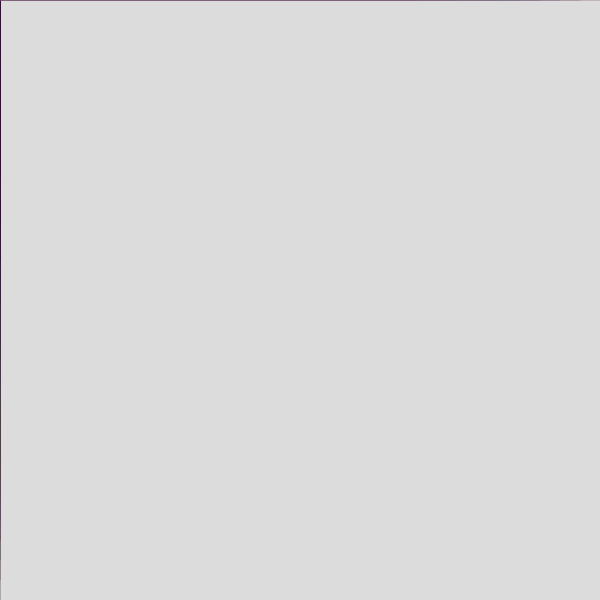
Frame 1 (no input)
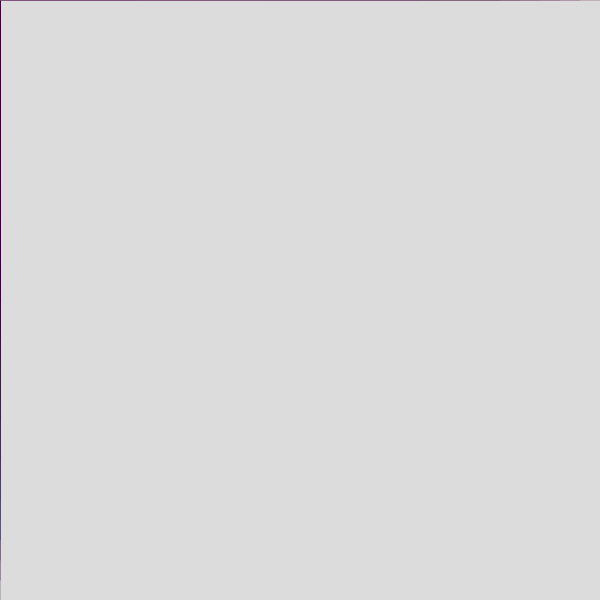
Frame 60 (no input)
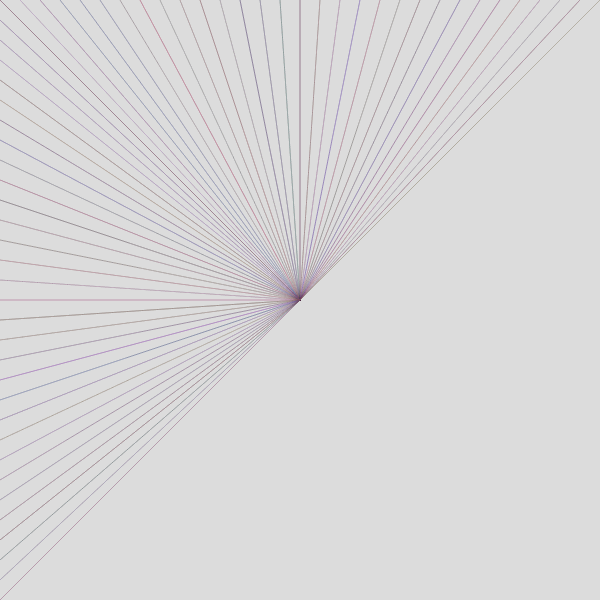
Frame 120 (the mouse pressed at the canvas centre since frame 60)

The p5.js sketch that drew these frames (run headless with seeded random() and noise() and a simulated clock; from frame 60 on, the mouse is pressed at the canvas centre):

// p5.js sketch
// ── sketch.js
function setup() {
  createCanvas(600, 600);
}

function draw() {
  background(220);

  for(var x=0;x<620;x+=20){
    for(var y=0;y<620;y+=20){
        stroke(random(255),random(200),random(255),random(1, 10))
          line(x,0,mouseX,mouseY)
          line(0,y,mouseX,mouseY)
    }
  }
}
